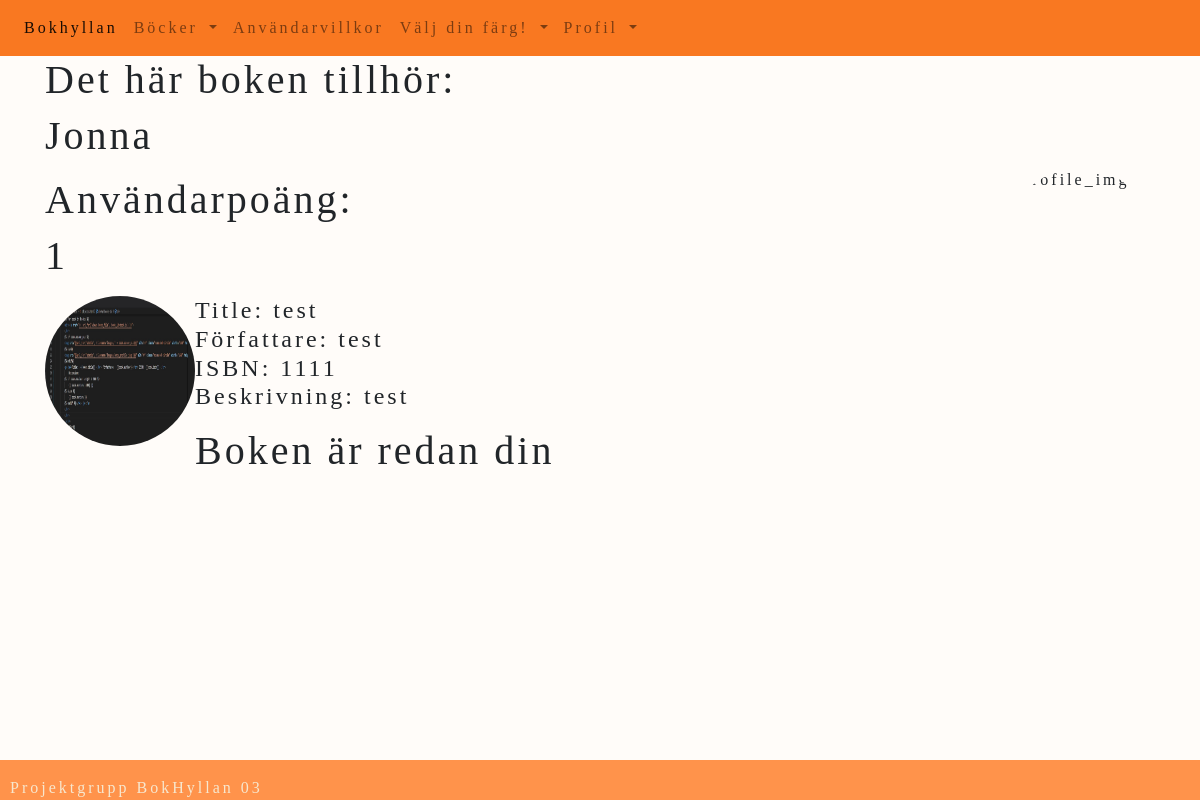
The page /book-file/14 (signed in) on the database as committed earlier.
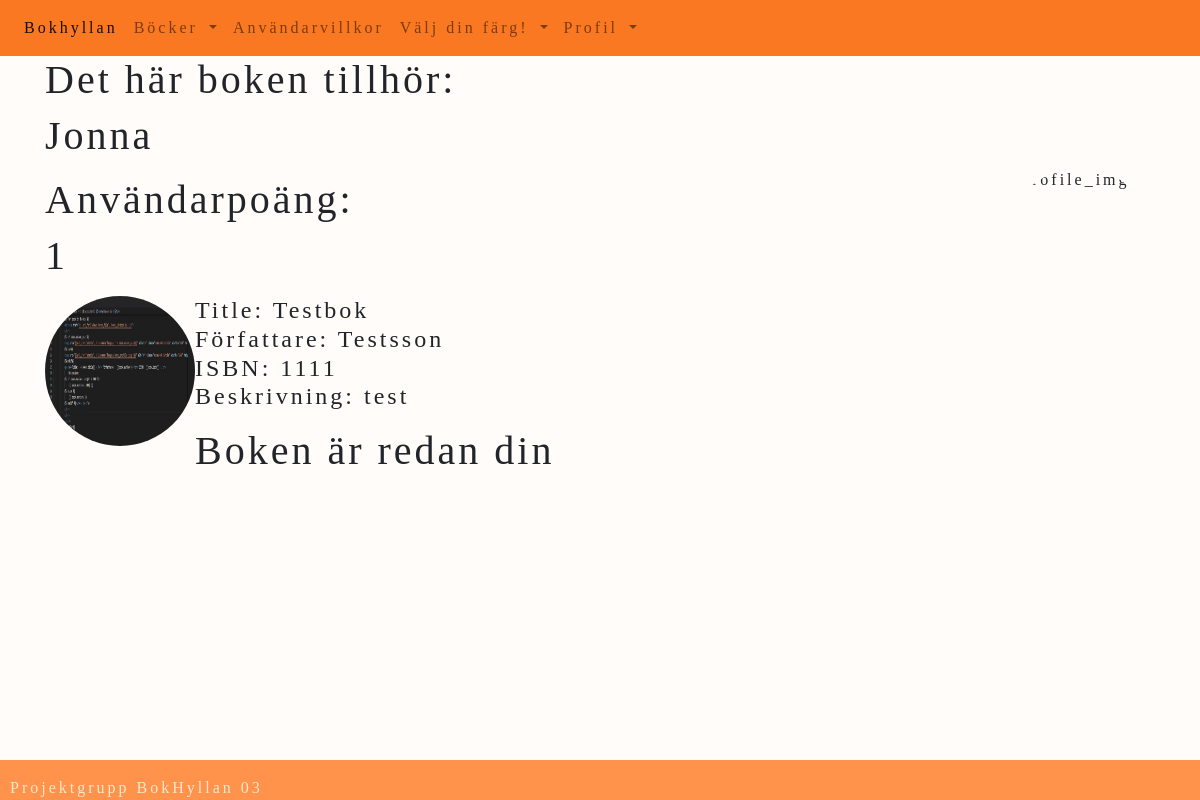
The same page on the database as committed later.
### website/models.py (models this page shows)
class Book(db.Model):
    id = db.Column(db.Integer, primary_key = True)
    title = db.Column(db.String(150))
    author = db.Column(db.String(150))
    isbn = db.Column(db.String(150))
    review = db.Column(db.String(30000))
    user_id = db.Column(db.Integer, db.ForeignKey('user.id'))
    cover_pic = db.Column(db.String())

### website/views.py (the view)
@views.route('/book-file/<int:book_id>', methods=['GET'])
@login_required
def book_file(book_id):
    book = Book.query.get(book_id)
    id_owner = book.user_id
    user = User.query.filter_by(id=current_user.id).first()
    owner = User.query.filter_by(id=id_owner).first()
    return render_template('book_page.html', book=book, user = user, owner= owner)

### website/templates/book_page.html (shortened to what this page needs)
{% extends "base.html" %}
{% block content %}
<div id="book-page">
    <h1>Det här boken tillhör: </h1>
    <h1>{{owner.first_name}}</h1>
    <div id="user-pic">
    {% if owner.profile_pic %}
    <img src="{{url_for('static', filename='images/' + owner.profile_pic)}}" alt="profile_img" class="rounded-circle" width="150" height="150" align="right">
    {%else%}
    <img src="{{url_for('static', filename='images/emty_profile.jpg')}}" alt="profile_img" class="rounded-circle" width="150" height="150" align="right">
    {%endif%}
  </div>
  <div id="user-points">
    <p><h1>Användarpoäng:</h1>
      {% if owner.score %}
      <h1>{{owner.score}}</h1>
      {%else%}
      <h1>0</h1>
      {%endif%}
    </p>
  </div>
  {% if book.cover_pic %}
  <img src="{{url_for('static', filename='images/' + book.cover_pic)}}" alt="#" class="rounded-circle" width="150" height="150" align="left">
  {%else%}
  <img src="{{url_for('static', filename='images/emty_profile.jpg')}}" alt="#" class="rounded-circle" width="150" height="150" align="left">
  {%endif%}
  <p><h4>Title:  {{book.title}} </br> Författare:  {{book.author}}</br> ISBN: {{book.isbn}} </br>
        Beskrivning:
        {% if book.review|length > 100 %}
            {{ book.review[:100] }}
        {% else %}
            {{ book.review }}
        {% endif %}</h4></p>
  {% if owner.id != user.id%}
    <div>
      <form action="/chat/{{ owner.id }}" method="POST">
        <button type="submit">chat!</button>
      </form>
      {%else%}
      <h1> Boken är redan din </h1>
      {%endif%}
    </div>
</div>
{% endblock %}

Rows that differ between the two databases and show on the page:
changed Book "test": title "test" → "Testbok"; author "test" → "Testsson"
